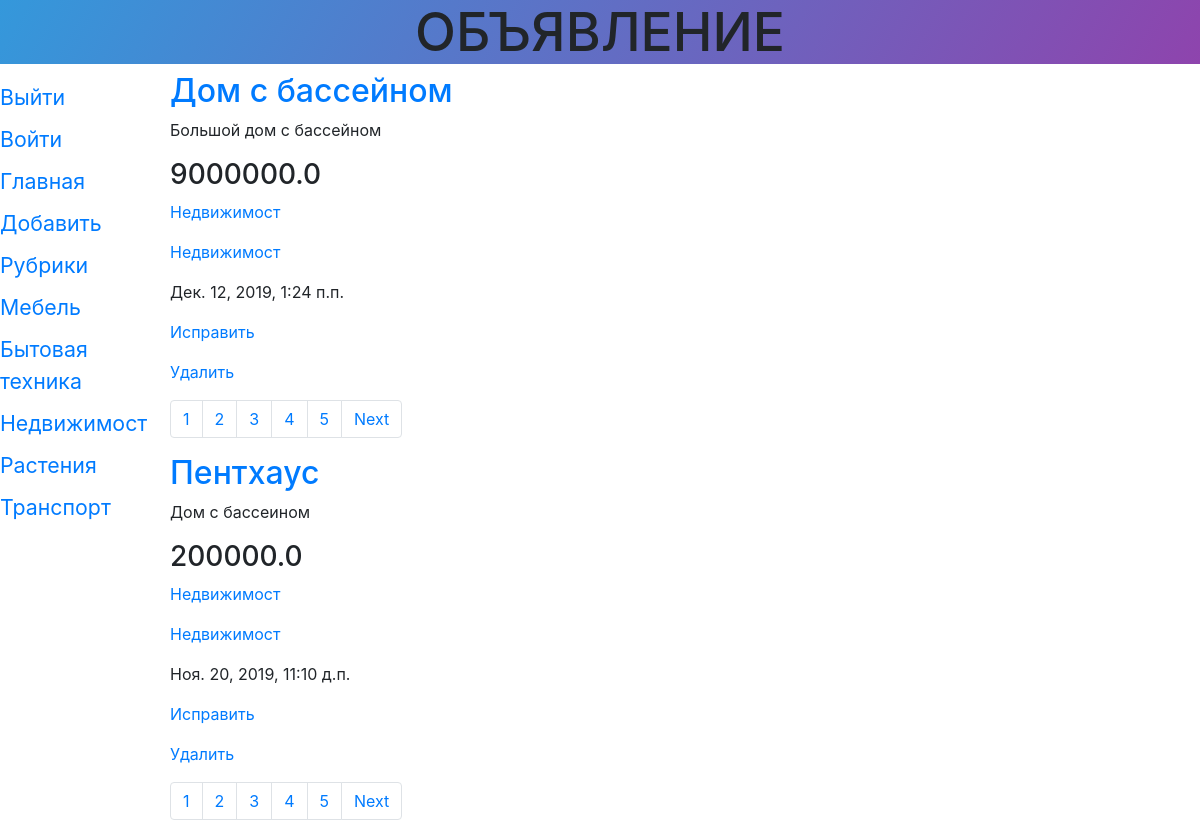
/storys/, run on an earlier commit of the app's database.
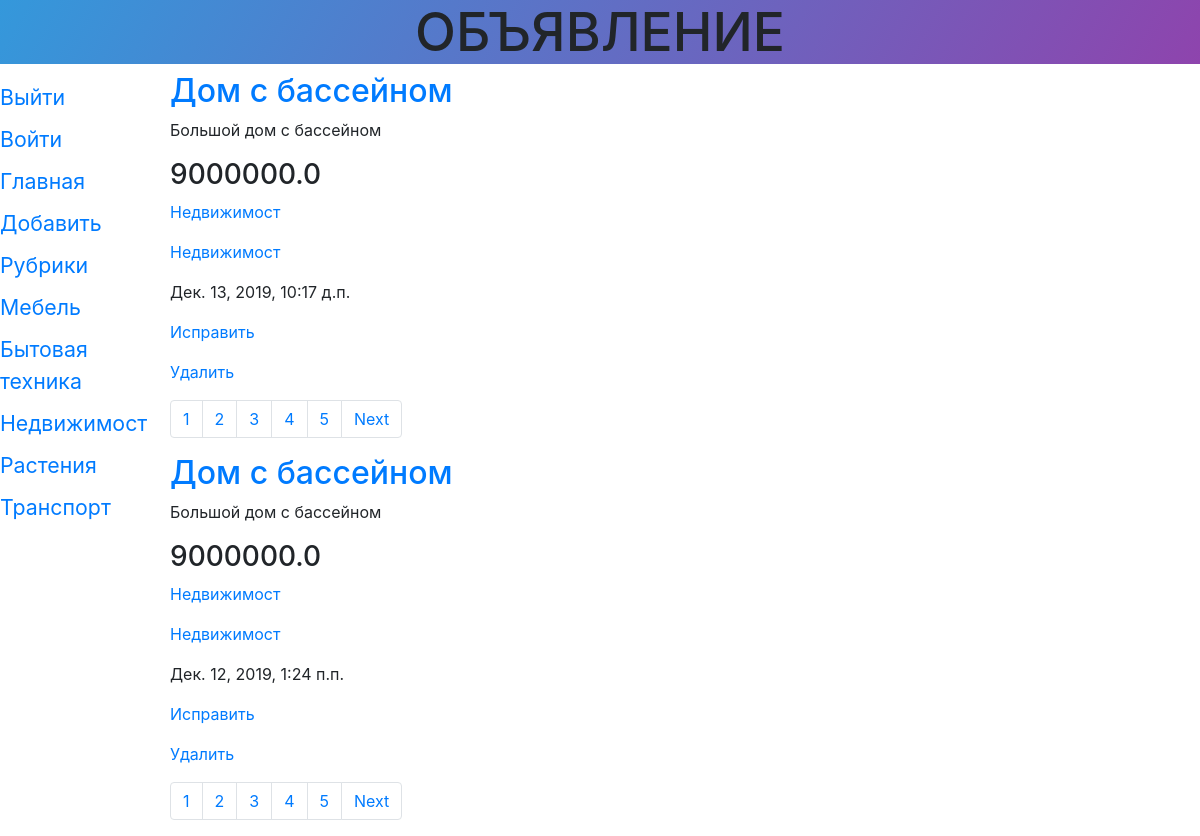
And on a later commit of the database.
### storys/models.py (models this page shows, shortened)
class Rubric(models.Model):
	name = models.CharField(max_length=20, db_index=True, verbose_name = 'Название')
	order = models.SmallIntegerField(default = 0, db_index=True)
	class Meta():
		verbose_name_plural = 'Рубрики'
		verbose_name = 'Рубрика'
		ordering = ['order','name']

class Story(models.Model):
	title = models.CharField(max_length=50, verbose_name='Товар')
	content = models.TextField(null = True, blank=True, verbose_name='Описание')
	price = models.FloatField(null = True, blank=True, verbose_name='Цена')
	published = models.DateTimeField(auto_now_add=True, db_index=True, verbose_name='Опубликовано')
	rubric = models.ForeignKey('Rubric', null=True, on_delete = models.PROTECT,verbose_name = 'Рубрика',
		related_name='entries', related_query_name='entry')
	class Meta():
		verbose_name_plural = 'Объявления'
		verbose_name = 'Объявление'
		ordering = ['-published']

### storys/views.py (the view)
# urls.py: path('', index , name = 'index'),
def index(request):
		rubrics = Rubric.objects.all()
		bbs = Story.objects.all()
		paginator = Paginator(bbs, 2)
		if 'page' in request.GET:
			page_num = request.GET['page']
		else:
			page_num = 1
		page = paginator.get_page(page_num)
		context = {'rubrics': rubrics, 'page':page, 'bbs':page}
		return render(request, 'storys/index.html', context)

### storys/templates/storys/index.html (shortened to what this page needs)
{% extends "layout/basic.html" %}
{%block content%}
{%for bb in bbs.object_list%}
<div class="b">
	<h2><a href="{% url 'detail' pk=bb.pk%}">{{bb.title}}</a></h2>
	<p>{{bb.content}}</p>
	<h3>{{bb.price}}</h3>
	<p><a href="{% url 'by_rubric' bb.rubric.pk%}">
	{{bb.rubric.name}}</a></p>
	<p><a href="{% url 'bbs' bb.rubric.pk%}">
	{{bb.rubric.name}}</a></p>
	<p>{{bb.published|date:'DATETIME_FORMAT'}}</p>
	<p><a href="{% url 'edit' pk=bb.pk%}">Исправить</a></p>
	<p><a href="{% url 'delete' pk=bb.pk %}">Удалить</a></p>
	<ul class="pagination">
	{% for n in bbs.paginator.page_range%}
	<li class="page-item">
		<a class="page-link" href="?page={{n}}">{{n}}</a>
	</li>
	{%endfor%}
	{% if page.has_next %}
	<li class="page-item">
      <a class="page-link" href="?page={{page.next_page_number}}">Next</a>
    </li>
	</ul>
	{% endif %}
	 {% empty %}
	  <h1>No comment</h1>
</div>
{%endfor%}
{%endblock%}

### storys/templates/layout/basic.html (shortened to what this page needs)
{%load static%}
<!DOCTYPE html>
<html lang="ru-RU">
<head>
	<link rel="stylesheet" href="https://stackpath.bootstrapcdn.com/bootstrap/4.3.1/css/bootstrap.min.css">
	<link rel="stylesheet" type="text/css" href="{% static 'storys/style.css'%}">
</head>
<body>
	<header>
		<h1>Объявление</h1>
	</header>
	<nav>
		<a href="{% url 'logout'%}">Выйти</a>
		<a href="{% url 'login'%}">Войти</a>
		<a href="{% url 'index'%}">Главная</a>
		<a href="{%url 'add'%}">Добавить</a>
		<a href="{% url 'rubrics'%}">Рубрики</a>
		{% for rubric in rubrics%}
		<a href="{% url 'by_rubric' rubric.pk %}">
		{{rubric.name}}</a>
		{%endfor%}
	</nav>
	<section>
		{%block content%}
		{%endblock%}
	</section>
</body>
</html>

### storys/static/storys/style.css (style rules this page uses)
header h1 { background-image: linear-gradient(120deg,#3498db,#8e44ad); font-size: 40pt; text-transform: uppercase; text-align: center; }
nav { font-size: 16pt; width: 150px; float: left; }
nav a { display: block; margin: 10px 0px; }
section { margin-left: 170px; }

What changed in the data, as far as the page shows it:
no longer on this page (row unchanged): Story: title "Пентхаус", content "Дом с бассеином", price "200000.0", rubric.name "Недвижимост", published "Ноя. 20, 2019, 11:10 д.п.", page_range "1" "2" "3" "4" "5"
added Story: title "Дом с бассейном", content "Большой дом с бассейном", price "9000000.0", rubric.name "Недвижимост", published "Дек. 13, 2019, 10:17 д.п.", page_range "1" "2" "3" "4" "5"
